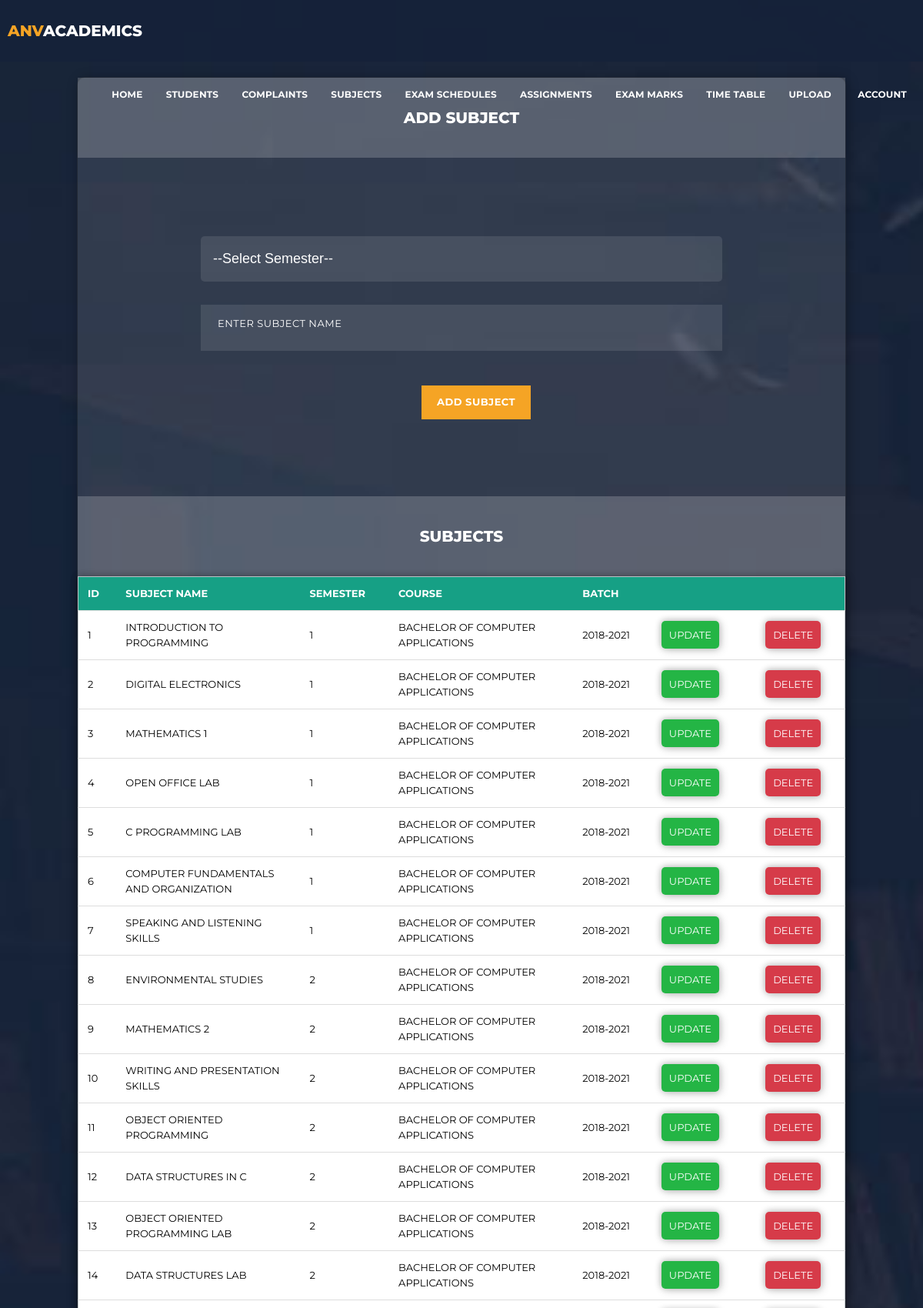
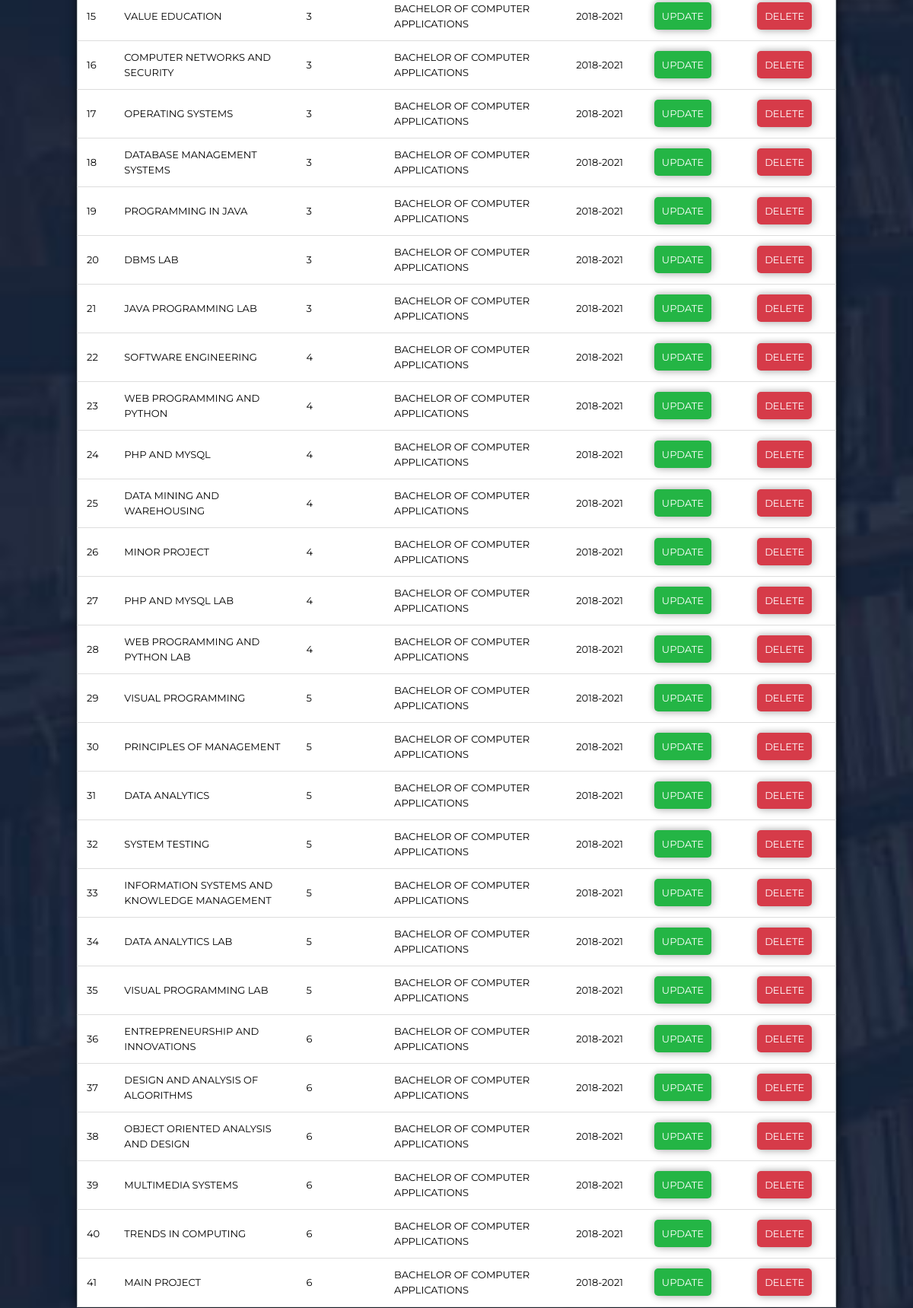
The page /advisor/subjects.php (signed in, upper part) on the database its author committed (2 pictures, top to bottom).
### tables this page shows
CREATE TABLE IF NOT EXISTS `subject` (
  `sbid` int(5) NOT NULL,
  `sbname` text NOT NULL,
  `sbsem` int(5) NOT NULL,
  `sbcourse` text NOT NULL,
  `sbbatch` varchar(11) NOT NULL,
  PRIMARY KEY (`sbid`)
);

### advisor/subjects.php (the view, shortened to what this page needs)
<!DOCTYPE html>
<html lang="en">
  <head>
    <link href="vendor/bootstrap/css/bootstrap.min.css" rel="stylesheet">
    <link rel="stylesheet" href="assets/css/fontawesome.css">
    <link rel="stylesheet" href="assets/css/templatemo-grad-school.css">
    <link rel="stylesheet" href="assets/css/owl.css">
    <link rel="stylesheet" href="assets/css/lightbox.css">
    <link rel="stylesheet" href="assets/css/test.css">
    <link rel="stylesheet" type="text/css" href="../assets/css/loader.css">
     <link rel="stylesheet" href="https://cdnjs.cloudflare.com/ajax/libs/font-awesome/5.15.2/css/all.min.css"/>
  </head>
<body>
 <?php
 	include('includes/header.php');
 ?>
  <div class="main">
    <div class="course">
      <div class="heading">
        <h6>Add Subject</h6>
      </div>
      <?php
        $username=$_SESSION['username'];
      ?>
      <form  method="POST" action=""id="course">
        <select id="select" name="sem" required>
            <option selected value="" disabled>--Select Semester--</option>
           </select><br>
         <textarea type="text" name="subname" placeholder="Enter Subject Name" id="textarea" required></textarea>
      <br><br>
        <button type="submit" id="submit" name="add">Add Subject</button>
      </form>
      <div class="heading">
            <h6>Subjects</h6>
        </div>
        <table>
            <tr id="header">
              <th>Id</th>
              <th>Subject Name</th>
              <th>Semester</th>
              <th>Course</th>
              <th>Batch</th>
              <th></th>
              <th></th>
            </tr>
              <?php
              $c=1;
              $u=mysql_query("SELECT * FROM departmentreg WHERE userid='$username'");
              $ui=mysql_fetch_array($u);
              $course=$ui['course'];
              $batch=$ui['batch'];
              $result = mysql_query("SELECT * FROM subject WHERE sbcourse='$course' AND sbbatch='$batch' ORDER BY sbsem ASC");
              while($row = mysql_fetch_array($result))
              {
              ?>
              <tr>
              <td><?php echo $c;?></td>
              <td><?php echo $row['sbname'];?></td>
              <td><?php echo$row['sbsem'];?></td>
              <td><?php echo $row['sbcourse'];?></td>
              <td><?php echo $row['sbbatch'];?></td>
              <td><a href="updatesub.php?id=<?php echo$row['sbid'];?>&task=up"class="approve">Update</a></td>
              <td><a href="updatesub.php?id=<?php echo$row['sbid'];?>&task=del"class="reject">Delete</a></td>
              </tr>
            <?php
              $c++;
              }?>
        </table>
    </div>
  </div>
</body>
</html>

### advisor/assets/css/templatemo-grad-school.css (style rules this page uses)
html,body { font-family: 'Montserrat', sans-serif; height: 100%; }
a { color: #3CF; text-decoration: none; }
footer .content p,a { color: #fff; }

### advisor/assets/css/test.css (style rules this page uses)
table { font-size: 13px; background-color: #fff; position: relative; border: 1px solid #bdc3c7; box-shadow: 2px 2px 12px rgba(0, 0, 0, 0.2), -1px -1px 8px rgba(0, 0, 0, 0.2); width: 100%; }
tr { transition: all .2s ease-in; cursor: pointer; }
th, td { max-width: 200px; padding: 12px; text-align: left; border-bottom: 1px solid #ddd; }
#header { background-color: #16a085; color: #fff; }
td { color:#000; }
.approve { background-color: #24b545; cursor: pointer; border:0; border-radius: 5px; padding: 10px; color: #fff; text-transform: uppercase; margin-right: 14px; box-shadow: 2px 2px 12px rgba(0, 0, 0, 0.2), -1px -1px 8px rgba(0, 0, 0, 0.2); }
.reject { background-color: #d63b49; cursor: pointer; border:0; border-radius: 5px; padding: 10px; color: #fff; text-transform: uppercase; box-shadow: 2px 2px 12px rgba(0, 0, 0, 0.2), -1px -1px 8px rgba(0, 0, 0, 0.2); }
div.main { min-height: 100%; position: relative; background-image: url(../images/video-bg.jpg); background-repeat: no-repeat; background-size: cover; font-family: 'Montserrat', sans-serif; padding-top: 100px; padding-left: 100px; padding-right: 100px; text-transform: uppercase; padding-bottom: 10px; display: table; min-width: 100%; padding-bottom: 30px; }
div.course { background-color: rgba(250,250,250,0.1); width: 100%; height: 100%; font-size: 18px; border-radius: 10px; border:1px solid rgba(0,0,0,0.3); box-shadow: 2px 2px 15px rgba(0,0,0,0.3); color: #fff; display: table; min-width: 100%; }
form#course { margin:40px; padding: 60px 120px; }
div.heading { margin-bottom: -8px; }
div.heading h6 { font-size: 20px; font-weight: 800; color: #fff; background-color: rgba(250,250,250,0.2); padding: 40px; text-align: center; line-height: 24px; }
textarea#textarea { width: 100%; height: 40px; padding-left: 22px; background-color: rgba(250,250,250,0.1); border-radius: 0px; border: none; outline: none; color: #fff; font-size: 13px; margin-top: 10px; letter-spacing: 0.5px; height: 60px; padding-top: 15px; resize: none; }
form select { padding: 16px; margin-top: 10px; color: white !important; width: 100%; background-color: rgba(250,250,250,0.1); border-radius: 5px; border: none; cursor: pointer; font-family: sans-serif; color: #000; appearence: none; -webkit-appearance:none; -moz-appearance:none; margin-bottom: 20px; }
#select option { background: #C0C0C0; }
form textarea::placeholder { text-transform: uppercase; color: #fff; }
button#submit { margin-top: 10px; background-color: #f5a425; color: #fff; font-size: 13px; text-transform: uppercase; letter-spacing: 0.5px; font-weight: 700; padding: 12px 20px; display: inline-block; outline: none; box-shadow: none; border: none; margin-left: 287px; }

### rows shown on the page
subject: sbname "INTRODUCTION TO PROGRAMMING", sbsem "1", sbcourse "BACHELOR OF COMPUTER APPLICATIONS", sbbatch "2018-2021"
subject: sbname "DIGITAL ELECTRONICS", sbsem "1", sbcourse "BACHELOR OF COMPUTER APPLICATIONS", sbbatch "2018-2021"
subject: sbname "MATHEMATICS 1", sbsem "1", sbcourse "BACHELOR OF COMPUTER APPLICATIONS", sbbatch "2018-2021"
subject: sbname "OPEN OFFICE LAB", sbsem "1", sbcourse "BACHELOR OF COMPUTER APPLICATIONS", sbbatch "2018-2021"
subject: sbname "C PROGRAMMING LAB", sbsem "1", sbcourse "BACHELOR OF COMPUTER APPLICATIONS", sbbatch "2018-2021"
subject: sbname "COMPUTER FUNDAMENTALS AND ORGANIZATION", sbsem "1", sbcourse "BACHELOR OF COMPUTER APPLICATIONS", sbbatch "2018-2021"
subject: sbname "SPEAKING AND LISTENING SKILLS", sbsem "1", sbcourse "BACHELOR OF COMPUTER APPLICATIONS", sbbatch "2018-2021"
subject: sbname "ENVIRONMENTAL STUDIES", sbsem "2", sbcourse "BACHELOR OF COMPUTER APPLICATIONS", sbbatch "2018-2021"
subject: sbname "MATHEMATICS 2", sbsem "2", sbcourse "BACHELOR OF COMPUTER APPLICATIONS", sbbatch "2018-2021"
subject: sbname "WRITING AND PRESENTATION SKILLS", sbsem "2", sbcourse "BACHELOR OF COMPUTER APPLICATIONS", sbbatch "2018-2021"
subject: sbname "OBJECT ORIENTED PROGRAMMING", sbsem "2", sbcourse "BACHELOR OF COMPUTER APPLICATIONS", sbbatch "2018-2021"
subject: sbname "DATA STRUCTURES IN C", sbsem "2", sbcourse "BACHELOR OF COMPUTER APPLICATIONS", sbbatch "2018-2021"
subject: sbname "OBJECT ORIENTED PROGRAMMING LAB", sbsem "2", sbcourse "BACHELOR OF COMPUTER APPLICATIONS", sbbatch "2018-2021"
subject: sbname "DATA STRUCTURES LAB", sbsem "2", sbcourse "BACHELOR OF COMPUTER APPLICATIONS", sbbatch "2018-2021"
subject: sbname "VALUE EDUCATION", sbsem "3", sbcourse "BACHELOR OF COMPUTER APPLICATIONS", sbbatch "2018-2021"
subject: sbname "COMPUTER NETWORKS AND SECURITY", sbsem "3", sbcourse "BACHELOR OF COMPUTER APPLICATIONS", sbbatch "2018-2021"
subject: sbname "OPERATING SYSTEMS", sbsem "3", sbcourse "BACHELOR OF COMPUTER APPLICATIONS", sbbatch "2018-2021"
subject: sbname "DATABASE MANAGEMENT SYSTEMS", sbsem "3", sbcourse "BACHELOR OF COMPUTER APPLICATIONS", sbbatch "2018-2021"
subject: sbname "PROGRAMMING IN JAVA", sbsem "3", sbcourse "BACHELOR OF COMPUTER APPLICATIONS", sbbatch "2018-2021"
subject: sbname "DBMS LAB", sbsem "3", sbcourse "BACHELOR OF COMPUTER APPLICATIONS", sbbatch "2018-2021"
subject: sbname "JAVA PROGRAMMING LAB", sbsem "3", sbcourse "BACHELOR OF COMPUTER APPLICATIONS", sbbatch "2018-2021"
subject: sbname "SOFTWARE ENGINEERING", sbsem "4", sbcourse "BACHELOR OF COMPUTER APPLICATIONS", sbbatch "2018-2021"
subject: sbname "WEB PROGRAMMING AND PYTHON", sbsem "4", sbcourse "BACHELOR OF COMPUTER APPLICATIONS", sbbatch "2018-2021"
subject: sbname "PHP AND MYSQL", sbsem "4", sbcourse "BACHELOR OF COMPUTER APPLICATIONS", sbbatch "2018-2021"
subject: sbname "DATA MINING AND WAREHOUSING", sbsem "4", sbcourse "BACHELOR OF COMPUTER APPLICATIONS", sbbatch "2018-2021"
subject: sbname "MINOR PROJECT", sbsem "4", sbcourse "BACHELOR OF COMPUTER APPLICATIONS", sbbatch "2018-2021"
subject: sbname "PHP AND MYSQL LAB", sbsem "4", sbcourse "BACHELOR OF COMPUTER APPLICATIONS", sbbatch "2018-2021"
subject: sbname "WEB PROGRAMMING AND PYTHON LAB", sbsem "4", sbcourse "BACHELOR OF COMPUTER APPLICATIONS", sbbatch "2018-2021"
subject: sbname "VISUAL PROGRAMMING", sbsem "5", sbcourse "BACHELOR OF COMPUTER APPLICATIONS", sbbatch "2018-2021"
subject: sbname "PRINCIPLES OF MANAGEMENT", sbsem "5", sbcourse "BACHELOR OF COMPUTER APPLICATIONS", sbbatch "2018-2021"
subject: sbname "DATA ANALYTICS", sbsem "5", sbcourse "BACHELOR OF COMPUTER APPLICATIONS", sbbatch "2018-2021"
subject: sbname "SYSTEM TESTING", sbsem "5", sbcourse "BACHELOR OF COMPUTER APPLICATIONS", sbbatch "2018-2021"
subject: sbname "INFORMATION SYSTEMS AND KNOWLEDGE MANAGEMENT", sbsem "5", sbcourse "BACHELOR OF COMPUTER APPLICATIONS", sbbatch "2018-2021"
subject: sbname "DATA ANALYTICS LAB", sbsem "5", sbcourse "BACHELOR OF COMPUTER APPLICATIONS", sbbatch "2018-2021"
subject: sbname "VISUAL PROGRAMMING LAB", sbsem "5", sbcourse "BACHELOR OF COMPUTER APPLICATIONS", sbbatch "2018-2021"
subject: sbname "ENTREPRENEURSHIP AND INNOVATIONS", sbsem "6", sbcourse "BACHELOR OF COMPUTER APPLICATIONS", sbbatch "2018-2021"
subject: sbname "DESIGN AND ANALYSIS OF ALGORITHMS", sbsem "6", sbcourse "BACHELOR OF COMPUTER APPLICATIONS", sbbatch "2018-2021"
subject: sbname "OBJECT ORIENTED ANALYSIS AND DESIGN", sbsem "6", sbcourse "BACHELOR OF COMPUTER APPLICATIONS", sbbatch "2018-2021"
subject: sbname "MULTIMEDIA SYSTEMS", sbsem "6", sbcourse "BACHELOR OF COMPUTER APPLICATIONS", sbbatch "2018-2021"
subject: sbname "TRENDS IN COMPUTING", sbsem "6", sbcourse "BACHELOR OF COMPUTER APPLICATIONS", sbbatch "2018-2021"
subject: sbname "MAIN PROJECT", sbsem "6", sbcourse "BACHELOR OF COMPUTER APPLICATIONS", sbbatch "2018-2021"
